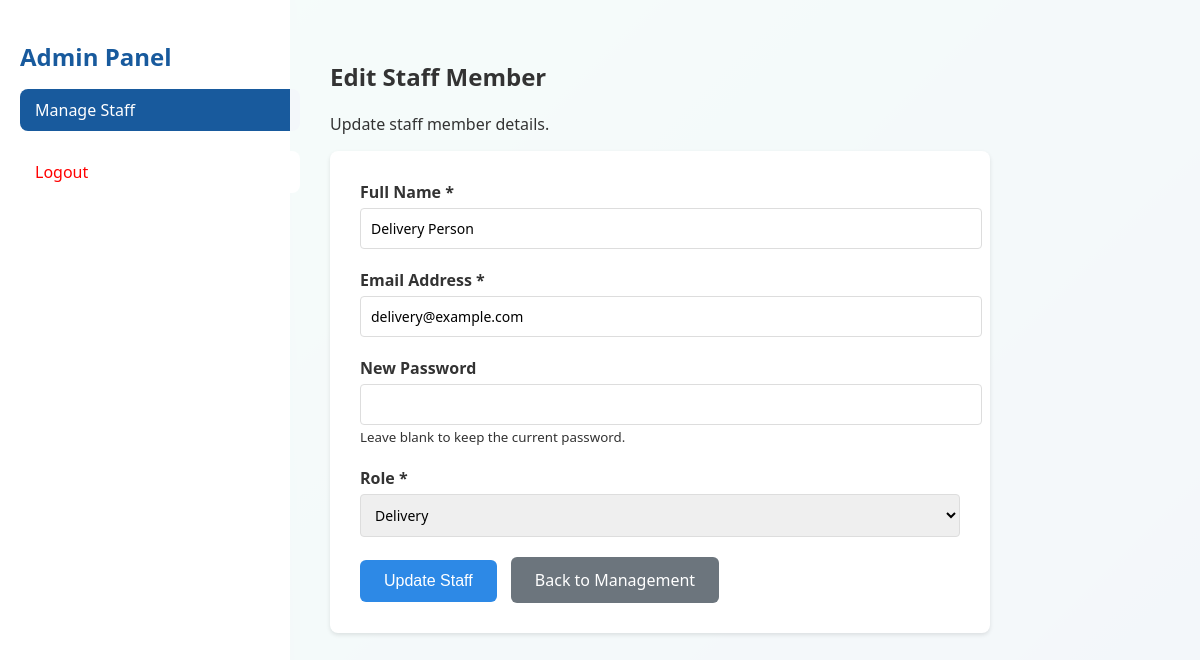
Page /admin/edit_staff.php?id=3 (signed in) on the committed database.
### tables this page shows
CREATE TABLE staff (
    id INT(11) PRIMARY KEY AUTO_INCREMENT,
    name VARCHAR(100) NOT NULL,
    email VARCHAR(100) NOT NULL UNIQUE,
    password VARCHAR(255) NOT NULL,
    role ENUM('delivery', 'product_manager', 'admin') NOT NULL,
    created_at TIMESTAMP DEFAULT CURRENT_TIMESTAMP
);

### admin/edit_staff.php (the view, shortened to what this page needs)
<?php
include '../db_connect.php';
$staff_id = isset($_GET['id']) ? intval($_GET['id']) : 0;
$stmt = $conn->prepare("SELECT * FROM staff WHERE id = ?");
$stmt->bind_param("i", $staff_id);
$stmt->execute();
$result = $stmt->get_result();
$staff = $result->fetch_assoc();
?>
<!DOCTYPE html>
<html lang="en">
<head>
  <link rel="stylesheet" href="../css/admin_forms.css">
</head>
<body>
  <div class="dashboard">
    <aside class="sidebar">
      <h2>Admin Panel</h2>
      <ul>
        <li><a href="staff_management.php">Manage Staff</a></li>
        <li><a class="logout-link" href="../authentication/logout.php">Logout</a></li>
      </ul>
    </aside>
    <main class="main-content">
      <h2>Edit Staff Member</h2>
      <p>Update staff member details.</p>
      <div class="section">
        <form method="post">
          <div class="form-group">
            <label for="name">Full Name *</label>
            <input type="text" id="name" name="name" value="<?php echo htmlspecialchars($staff['name']); ?>" required>
          </div>
          <div class="form-group">
            <label for="email">Email Address *</label>
            <input type="email" id="email" name="email" value="<?php echo htmlspecialchars($staff['email']); ?>" required>
          </div>
          <div class="form-group">
            <label for="password">New Password</label>
            <input type="password" id="password" name="password">
            <small>Leave blank to keep the current password.</small>
          </div>
          <div class="form-group">
            <label for="role">Role *</label>
            <select id="role" name="role" required>
              <option value="delivery" <?php if ($staff['role'] === 'delivery') echo 'selected'; ?>>Delivery</option>
            </select>
          </div>
          <button type="submit" class="btn btn-primary">Update Staff</button>
          <a href="staff_management.php" class="btn btn-secondary" style="margin-left: 10px;">Back to Management</a>
        </form>
      </div>
    </main>
  </div>
</body>
</html>

### css/admin_forms.css (style rules this page uses)
body { margin: 0; font-family: 'Segoe UI', sans-serif; display: flex; height: 100vh; background: linear-gradient(135deg, #43cea2, #185a9d); color: #333; }
.dashboard { display: flex; width: 100%; }
.sidebar { background: white; padding: 20px; width: 250px; box-shadow: 2px 0 5px rgba(0,0,0,0.1); }
.sidebar h2 { margin-bottom: 10px; color: #185a9d; }
.sidebar ul { list-style: none; padding: 0; }
.sidebar li { margin: 10px 0; }
.sidebar a { background: #185a9d; color: white; padding: 10px 15px; border: none; border-radius: 8px; text-decoration: none; cursor: pointer; width: 100%; text-align: left; transition: background 0.3s ease; display: block; }
.main-content { flex: 1; padding: 40px; background: rgba(255,255,255,0.95); overflow-y: auto; }
.logout-link { margin-top: 20px; display: block; color: red !important; background: #fff !important; text-align: center; border: 1px solid red; }
.section { background: white; padding: 30px; border-radius: 8px; margin-bottom: 20px; box-shadow: 0 2px 4px rgba(0,0,0,0.1); max-width: 600px; }
.form-group { margin-bottom: 20px; }
.form-group label { display: block; margin-bottom: 5px; font-weight: bold; color: #333; }
.form-group input, .form-group select, .form-group textarea { width: 100%; padding: 10px; border: 1px solid #ddd; border-radius: 4px; font-size: 14px; font-family: inherit; }
.btn { padding: 12px 24px; border: none; border-radius: 6px; cursor: pointer; font-size: 16px; text-decoration: none; display: inline-block; }
.btn-primary { background: #2d89e6; color: white; }
.btn-secondary { background: #6c757d; color: white; }

### rows in the picture
staff: name "Delivery Person", email "delivery@example.com", role "Delivery"
